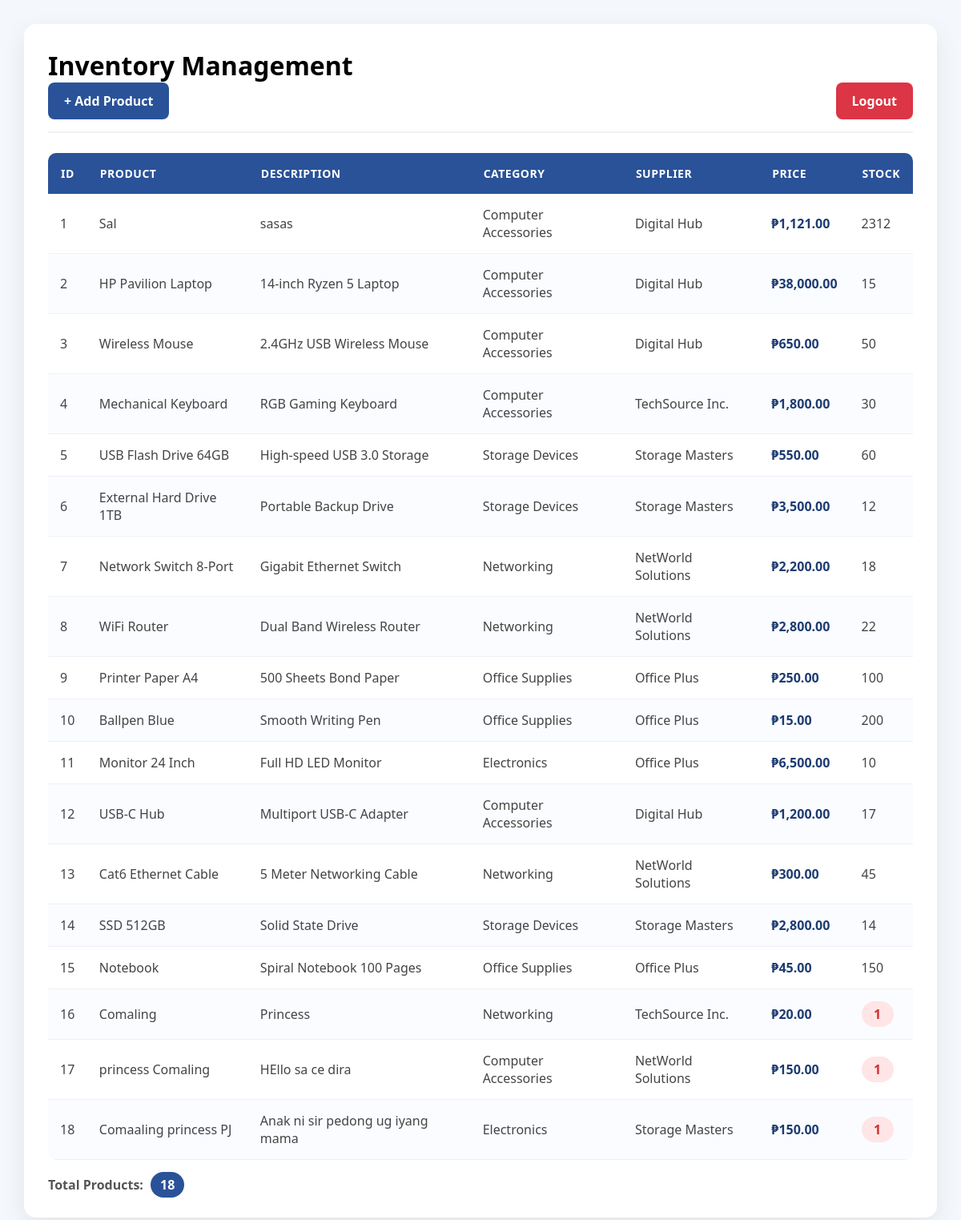
Screenshot of /index1.php (signed in) with the database file from the repository.
### tables this page shows
CREATE TABLE `products` (
  `id` int(11) NOT NULL,
  `name` varchar(150) NOT NULL,
  `description` text DEFAULT NULL,
  `price` decimal(10,2) NOT NULL,
  `stock` int(11) NOT NULL,
  `category_id` int(11) NOT NULL,
  `supplier_id` int(11) NOT NULL
);

CREATE TABLE `categories` (
  `id` int(11) NOT NULL,
  `name` varchar(100) NOT NULL
);

CREATE TABLE `suppliers` (
  `id` int(11) NOT NULL,
  `name` varchar(100) NOT NULL,
  `contact_person` varchar(100) NOT NULL,
  `phone` varchar(20) NOT NULL,
  `email` varchar(100) NOT NULL
);

### index1.php (the view, shortened to what this page needs)
<?php
include 'config.php';
$sql = "
SELECT
    p.id,
    p.name,
    p.description,
    p.price,
    p.stock,
    c.name AS category,
    s.name AS supplier
FROM products p
JOIN categories c ON p.category_id = c.id
JOIN suppliers s ON p.supplier_id = s.id
ORDER BY p.id ASC
";
$result = $conn->query($sql);
?>
<!DOCTYPE html>
<html>
<head>
    <link rel="stylesheet" href="dashboard.css">
</head>
<body>
<div class="container">
    <h1>Inventory Management</h1>
    <div class="header">
        <a href="add_product.php" class="btn btn-add">
            + Add Product
        </a>
        <a href="logout.php" class="btn btn-logout"
        onclick="return confirm('Are you sure you want to logout?');">
            Logout
        </a>
    </div>
    <table>
        <thead>
            <tr>
                <th>ID</th>
                <th>Product</th>
                <th>Description</th>
                <th>Category</th>
                <th>Supplier</th>
                <th>Price</th>
                <th>Stock</th>
            </tr>
        </thead>
        <tbody>
        <?php while($row = $result->fetch_assoc()): ?>
            <tr>
                <td><?= $row['id'] ?></td>
                <td>
                    <?= htmlspecialchars($row['name']) ?>
                </td>
                <td>
                    <?= htmlspecialchars($row['description']) ?>
                </td>
                <td>
                    <?= htmlspecialchars($row['category']) ?>
                </td>
                <td>
                    <?= htmlspecialchars($row['supplier']) ?>
                </td>
                <td>
                    ₱<?= number_format($row['price'],2) ?>
                </td>
                <td>
                    <?php
                    if($row['stock'] < 10){
                        echo "<span class='low-stock'>{$row['stock']}</span>";
                    }else{
                        echo $row['stock'];
                    }
                    ?>
                </td>
            </tr>
        <?php endwhile; ?>
        </tbody>
    </table>
    <p class="count">
        Total Products:
        <span class="badge">
            <?= $result->num_rows ?>
        </span>
    </p>
</div>
</body>
</html>

### dashboard.css (style rules this page uses)
* { margin:0; padding:0; box-sizing:border-box; font-family:'Segoe UI',sans-serif; }
body { background:#f4f7fc; min-height:100vh; padding:30px; }
.container { max-width:1400px; margin:auto; background:#ffffff; border-radius:15px; padding:30px; box-shadow:0 10px 30px rgba(0,0,0,0.08); }
.header { display:flex; justify-content:space-between; align-items:center; margin-bottom:25px; padding-bottom:15px; border-bottom:2px solid #eef2f7; }
.btn-add { text-decoration:none; background:#2a5298; color:white; padding:12px 20px; border-radius:8px; font-weight:600; transition:.3s; }
table { width:100%; border-collapse:collapse; overflow:hidden; border-radius:10px; }
thead { background:#2a5298; color:white; }
th { padding:16px; text-align:left; font-size:14px; text-transform:uppercase; letter-spacing:.5px; }
td { padding:15px; border-bottom:1px solid #edf0f5; color:#444; }
tbody tr:nth-child(even) { background:#fafcff; }
td:nth-child(6) { font-weight:600; color:#1e3c72; }
.low-stock { display:inline-block; background:#ffe5e5; color:#d32f2f; padding:5px 10px; border-radius:20px; font-weight:600; min-width:40px; text-align:center; }
.count { margin-top:20px; font-size:16px; color:#555; font-weight:600; }
.badge { background:#2a5298; color:white; padding:5px 12px; border-radius:20px; margin-left:5px; }
.btn-logout { text-decoration:none; background:#dc3545; color:white; padding:12px 20px; border-radius:8px; font-weight:600; transition:.3s; }

### rows the page displays
products: id "1", name "Sal", description "sasas", category.name "Computer Accessories", supplier.name "Digital Hub", price "1,121.00", stock "2312"
products: id "2", name "HP Pavilion Laptop", description "14-inch Ryzen 5 Laptop", category.name "Computer Accessories", supplier.name "Digital Hub", price "38,000.00", stock "15"
products: id "3", name "Wireless Mouse", description "2.4GHz USB Wireless Mouse", category.name "Computer Accessories", supplier.name "Digital Hub", price "650.00", stock "50"
products: id "4", name "Mechanical Keyboard", description "RGB Gaming Keyboard", category.name "Computer Accessories", supplier.name "TechSource Inc.", price "1,800.00", stock "30"
products: id "5", name "USB Flash Drive 64GB", description "High-speed USB 3.0 Storage", category.name "Storage Devices", supplier.name "Storage Masters", price "550.00", stock "60"
products: id "6", name "External Hard Drive 1TB", description "Portable Backup Drive", category.name "Storage Devices", supplier.name "Storage Masters", price "3,500.00", stock "12"
products: id "7", name "Network Switch 8-Port", description "Gigabit Ethernet Switch", category.name "Networking", supplier.name "NetWorld Solutions", price "2,200.00", stock "18"
products: id "8", name "WiFi Router", description "Dual Band Wireless Router", category.name "Networking", supplier.name "NetWorld Solutions", price "2,800.00", stock "22"
products: id "9", name "Printer Paper A4", description "500 Sheets Bond Paper", category.name "Office Supplies", supplier.name "Office Plus", price "250.00", stock "100"
products: id "10", name "Ballpen Blue", description "Smooth Writing Pen", category.name "Office Supplies", supplier.name "Office Plus", price "15.00", stock "200"
products: id "11", name "Monitor 24 Inch", description "Full HD LED Monitor", category.name "Electronics", supplier.name "Office Plus", price "6,500.00", stock "10"
products: id "12", name "USB-C Hub", description "Multiport USB-C Adapter", category.name "Computer Accessories", supplier.name "Digital Hub", price "1,200.00", stock "17"
products: id "13", name "Cat6 Ethernet Cable", description "5 Meter Networking Cable", category.name "Networking", supplier.name "NetWorld Solutions", price "300.00", stock "45"
products: id "14", name "SSD 512GB", description "Solid State Drive", category.name "Storage Devices", supplier.name "Storage Masters", price "2,800.00", stock "14"
products: id "15", name "Notebook", description "Spiral Notebook 100 Pages", category.name "Office Supplies", supplier.name "Office Plus", price "45.00", stock "150"
products: id "16", name "Comaling", description "Princess", category.name "Networking", supplier.name "TechSource Inc.", price "20.00", stock "1"
products: id "17", name "princess Comaling", description "HEllo sa ce dira", category.name "Computer Accessories", supplier.name "NetWorld Solutions", price "150.00", stock "1"
products: id "18", name "Comaaling princess PJ", description "Anak ni sir pedong ug iyang mama", category.name "Electronics", supplier.name "Storage Masters", price "150.00", stock "1"
